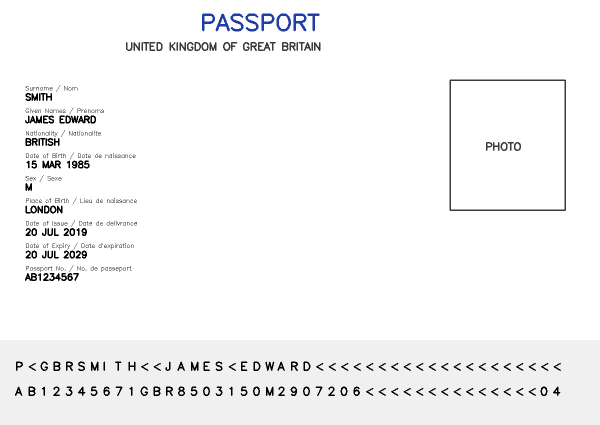
#> input picture backend/tests/test_data/synthetic_passport.jpg, 1200 x 850 px (shown at 1/2 size); its folder holds only this picture in this run
$ python create_tampered_passport.py
#> lines starting #> are read from the running program, lines starting #| are printed output that depends on the picture
"""
Create a tampered synthetic passport for testing the tampering detection engine.

This script takes the clean synthetic passport, splices a low-quality face
over the original face, and injects "Adobe Photoshop" into the EXIF data.
"""

import io
from pathlib import Path

from PIL import Image, ImageDraw, ImageFilter
import piexif

def create_tampered_image():
    base_dir = Path(__file__).parent.parent
    clean_path = base_dir / "tests" / "test_data" / "synthetic_passport.jpg"
    out_path = base_dir / "tests" / "test_data" / "synthetic_passport_tampered.jpg"

    if not clean_path.exists():
        print(f"Error: Could not find {clean_path}")
        return

    img = Image.open(clean_path)
#> img is the input picture: PIL image 1200x850 RGB; mean R, G, B 245.6, 245.7, 246

    # 1. Splice a manipulated face
    # We'll just grab an arbitrary face-like region from the passport,
    # blur it, compress it badly, and paste it back slightly offset,
    # which will trigger the ELA face region and global variance checks.

    # Approximate face bounding box based on the synthetic passport
    face_box = (60, 200, 260, 450)
    face = img.crop(face_box)
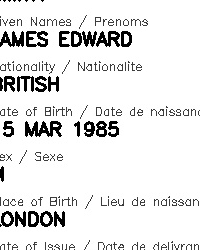
#> face: PIL image 200x250 RGB; min 0, max 255, mean 231.3

    import numpy as np

    # Add severe high-frequency noise to completely blow out the ELA variance
    face_arr = np.array(face)
    noise = np.random.normal(0, 50, face_arr.shape).astype(np.float32)
    face_arr = np.clip(face_arr + noise, 0, 255).astype(np.uint8)
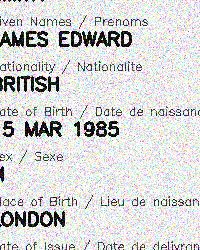
#> face_arr: shape (250, 200, 3); mean R, G, B 214.7, 215, 214.8
    face = Image.fromarray(face_arr)

    # Compress it badly to create an ELA discrepancy
    buffer = io.BytesIO()
    face.save(buffer, format="JPEG", quality=30)
    buffer.seek(0)
    face_tampered = Image.open(buffer)
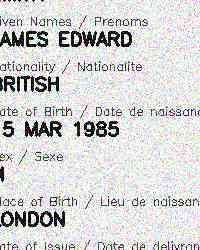
#> face_tampered: PIL image 200x250 RGB; mean R, G, B 213.6, 213.8, 213.4

    # Paste it back
    img.paste(face_tampered, face_box)
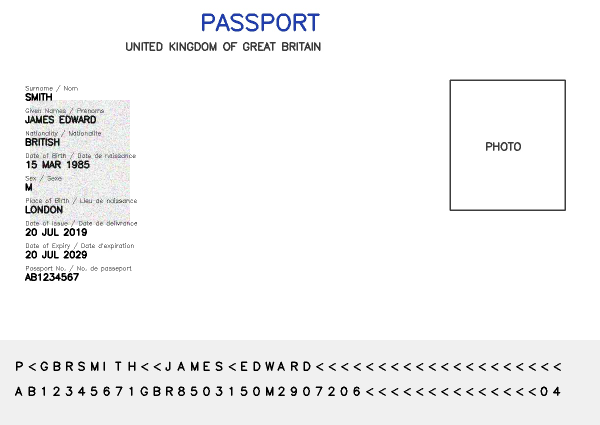
#> img: PIL image 1200x850 RGB (shown at 1/2 size); mean R, G, B 244.8, 244.9, 245.2

    # 2. Inject EXIF metadata
    # 305 is the EXIF tag for Software
    exif_dict = {"0th": {piexif.ImageIFD.Software: "Adobe Photoshop CS6 (Windows)"}}
    exif_bytes = piexif.dump(exif_dict)

    # 3. Save
    img.save(out_path, format="JPEG", quality=95, exif=exif_bytes)
    print(f"Created tampered passport at {out_path}")


if __name__ == "__main__":
    create_tampered_image()
#> (the call stopped at in create_tampered_image, `exif_bytes = piexif.dump(exif_dict)`: piexif is not available in this run)
